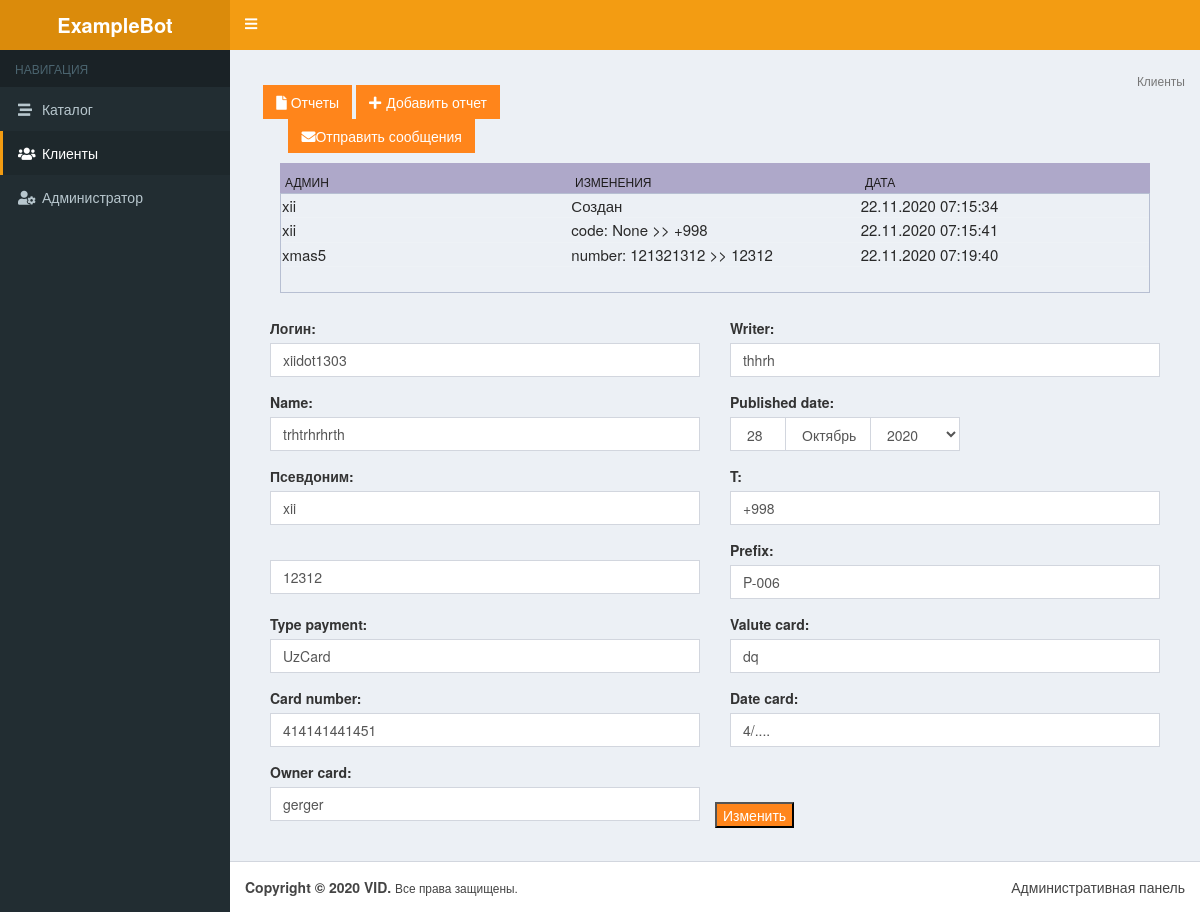
Page /editprofile/10 (signed in) on the committed database.
### hello/models.py (models this page shows)
class stories(models.Model):   #all stories otchets and profiles, for table
    published = models.DateTimeField(db_index = True, null=True, auto_now_add=True)
    admin = models.CharField(max_length=100, null=True)
    obj = models.CharField(max_length=20, null=True)
    text = models.TextField(null=True)
    obj_id = models.IntegerField(null=True, blank=True)

class Profile(models.Model):
    published = models.DateTimeField(db_index = True, null=True, verbose_name='published date', name='published')
    login = models.CharField(null=True, max_length=50, verbose_name="Логин")
    parol = models.CharField(null=True, max_length=50, verbose_name="Парол")
    pseudonym = models.CharField(null=True, max_length=50, verbose_name="Псевдоним")
    number = models.IntegerField(blank=True, verbose_name="")
    code = models.CharField(max_length=5, blank=True, verbose_name="t", null=True)
    name = models.CharField(max_length=50, blank=True, verbose_name="name")
    prefix = models.CharField(max_length=20, null=True)
    type_payment = models.CharField(max_length=50, null=True)
    valute_card = models.CharField(max_length=10, null=True)
    card_number = models.CharField(max_length=30, null=True)
    date_card = models.CharField(max_length=20, null=True, blank=True)
    owner_card = models.CharField(null=True, max_length=100)
    comment = models.TextField(blank=True, null=True)

### hello/views.py (the view)
# urls.py: path('editprofile/<int:pk>', ProfEditView.as_view(), name='editprofile'),
class ProfEditView(LoginRequiredMixin, UpdateView):
    model = Profile
    form_class = ProfForm
    success_url = '/new/{id}'
    def get_context_data(self, *args, **kwargs):
        con = super().get_context_data(*args, **kwargs)
        obj = con['object']
        con['stories'] = stories.objects.filter(obj_id=obj.pk, obj='Профил')
        return con

### hello/forms.py (called while the page is built)
    def decompress(self, value):
        if isinstance(value, date):
            return [value.day, value.month, value.year]
        elif isinstance(value, str):
            if value[0] == '-':
                year, month, day = ['...', '...', '...']
            else:
                year, month, day = value.split('-')
            return [day, month, year]
        return [None, None, None]

### hello/templates/hello/profile_form.html (shortened to what this page needs)
{% load static %}
<!DOCTYPE html>
<html lang="ru" style="height: auto; min-height: 100%;"><head><meta http-equiv="Content-Type" content="text/html; charset=UTF-8">
    <link rel="stylesheet" href="https://stackpath.bootstrapcdn.com/bootstrap/3.4.1/css/bootstrap.min.css">
    <link rel="stylesheet" href="https://use.fontawesome.com/releases/v5.8.2/css/solid.css">
    <link rel="stylesheet" href="https://use.fontawesome.com/releases/v5.8.2/css/fontawesome.css">
    <link rel="stylesheet" href="{% static 'hello/fixed.css' %}">
    <link rel="stylesheet" href="{% static 'hello/AdminLTE.min.css' %}">
    <link rel="stylesheet" href="{% static 'hello/skin-yellow.min.css' %}">
    <link rel="stylesheet" href="{% static 'hello/app.css' %}">
  <link rel="stylesheet" href="{% static 'hello/css.css' %}">
</head>
<body class="skin-yellow sidebar-mini" style="height: auto; min-height: 100%;">
    <div class="wrapper" style="height: auto; min-height: 100%;">
        <header class="main-header">
            <a href="" class="logo">
                <span class="logo-lg"><b>ExampleBot</b></span>
            </a>
            <nav class="navbar navbar-static-top" role="navigation">
                <a href="" class="sidebar-toggle fas fa-bars" data-toggle="push-menu" role="button"></a>
            </nav>
        </header>
        <aside class="main-sidebar">
            <section class="sidebar">
                <ul class="sidebar-menu">
                    <li class="header">НАВИГАЦИЯ</li>
                    <li class="a"><a href="/folder/"><i class="fa fas fa-stream" aria-hidden="true"></i> <span>Каталог</span></a></li>
                    <li class="active"><a href="/profiles/"><i class="fa fas fa-users"></i> <span>Клиенты</span></a></li>
                    <li class=""><a href="{% url 'editpassword' 1 %}"><i class="fa fas fa-user-cog"></i> <span>Администратор</span></a></li>
                </ul>
            </section>
        </aside>
  <div class="content-wrapper" style="min-height: 813px;">
    <section class="content-header">
      <ol class="breadcrumb">
    <li class="active">Клиенты</li>
      </ol>
    </section>
    <div class="row add-button" align='center'>
        <div class="col-xs-4">
            <a href="{% url 'account' profile.pseudonym %}" class="btn btn-flat bg-orange"><i class="fas fa-file"></i><span> Отчеты</span></a>
            <a href="{% url 'createacc' %}" class="btn btn-flat bg-orange"><i class="fas fa-plus"></i><span>Добавить отчет</span></a>
            <a href="{% url 'sendmessage' profile.pseudonym 'no' %}" class="btn btn-flat bg-orange"><i class="fas fa-envelope"></i><span>Отправить сообщения</span></a>
        </div>
    </div>
    <section class="minisection">
        <div class="mini-tbl-header">
          <table cellpadding="0" cellspacing="0" border="0">
            <thead>
                <tr><th>Админ</th>
                <th>Изменения</th>
                <th>Дата</th>
              </tr>
              </thead>
              </table>
        </div>
        <div class="mini-tbl-content">
          <table cellpadding="0" cellspacing="0" border="0">
            <tbody>
              {% for i in stories %}
                <tr>
                  <td>{{ i.admin }}</td>
                <td>{{ i.text }}</td>
                <td>{{ i.published|date:"d.m.Y H:i:s" }}</td>
                </tr>
                {% endfor %}
              </tbody>
              </table>
        </div>
      </section>
    <section class="content container-fluid">
                <div class = "row">
                    <div class="col-xs-12">
                        <div class="box-body">
                <form method = "post" enctype="multipart/form-data" id="main">
                    {% for field in form %}
                    <div class="col-md-6 col-sm-12">
                        <div class="form-group">
                        {{ field.label_tag }} {{ field }}
                    </div>
                </div>
                {% endfor %}
                <input class="bg-orange" type="submit" value="Изменить" id = "button">
                </form>
            </div>
        </div>
        </div>
    </section>
  </div>
  <footer class="main-footer">
    <div class="pull-right hidden-xs">
      Административная панель
    </div>
    <strong>Copyright © 2020 VID.</strong> <small>Все права защищены.</small>
  </footer>
    </div>
</body></html>

### hello/static/hello/fixed.css (style rules this page uses)
.minisection { margin-left: 50px; margin-right: 50px; position: relative; }
.mini-tbl-header { background-color: rgba(31, 3, 99, 0.3); height: 30px; }
.mini-tbl-content { height:100px; overflow-x:auto; margin-top: 0px; border: 1px solid rgba(60, 78, 128, 0.3); }
table { width:100%; table-layout: fixed; }
th { padding: 10px 5px; text-align: left; font-weight: 500; font-size: 12px; color: rgb(29, 27, 27); text-transform: uppercase; }
td { padding: 1px; text-align: left; vertical-align:middle; font-weight: 300; font-size: 15px; color: rgb(41, 41, 41); border-bottom: solid 1px rgba(255,255,255,0.1); }

### hello/static/hello/app.css (style rules this page uses)
.fas.sidebar-toggle { line-height:1.4 }
.add-button .fa-plus,.form-buttons .back-button .fa-long-arrow-alt-left { padding-right:5px }
.add-button { margin-bottom:10px }

### hello/static/hello/css.css (style rules this page uses)
#id_published_0 { position: absolute; width: 70px; margin-bottom: 100px; }
#id_published_1 { width: 100px; position: absolute; margin-bottom: 100px; left: 70px; }
#id_published_2 { position: relative; left: 140px; width: 90px; }
#button { margin-top: 40px; }

### rows in the picture
stories: admin "xii", text "Создан", published "22.11.2020 07:15:34"
stories: admin "xii", text "code: None >> +998", published "22.11.2020 07:15:41"
stories: admin "xmas5", text "number: 121321312 >> 12312", published "22.11.2020 07:19:40"
Profile: form "xiidot1303" "thhrh" "trhtrhrhrth" "xii" "+998" "12312" "P-006" "UzCard" "dq" "414141441451" "4/...." "gerger"

### other values in the picture
{{ field.label_tag }} "Логин:" "Writer:" "Name:" "Published date:" "Псевдоним:" "T:" "Prefix:" "Type payment:" "Valute card:" "Card number:" "Date card:" "Owner card:"
